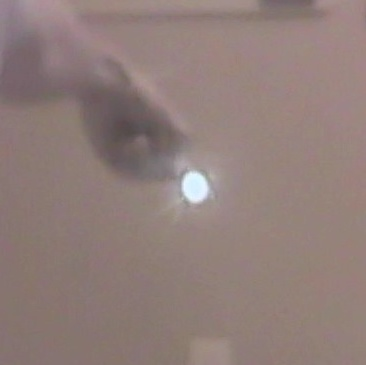
#> input picture ir copy.jpg, 366 x 365 px, given in place of the camera
$ python cam.py
#> lines starting #> are read from the running program, lines starting #| are printed output that depends on the picture; after the words box and inside, x2 and y2 are one past the last pixel; in counts of white or black regions, pixels touching at a corner belong together
import numpy as np
import cv2

cap = cv2.VideoCapture(1)

# take first frame of the video
ret,frame = cap.read()
#> frame is the input picture: shape (365, 366, 3); mean B, G, R 121.6, 125.8, 144.3

# setup initial location of window
r,h,c,w = 25,80,40,125  # simply hardcoded the values
track_window = (c,r,w,h)

# set up the ROI for tracking
roi = frame[r:r+h, c:c+w]
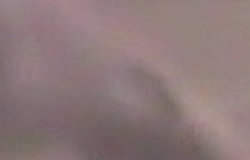
#> roi: shape (80, 125, 3) (shown 2 times larger); mean B, G, R 120.9, 120.5, 140.2
hsv_roi =  cv2.cvtColor(frame, cv2.COLOR_RGB2BGR)
mask = cv2.inRange(hsv_roi, np.array((0., 60.,32.)), np.array((180.,255.,255.)))
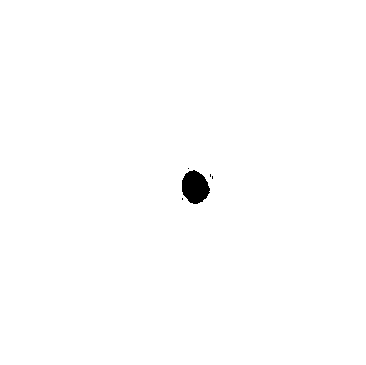
#> mask: shape (365, 366); 99.5% white; 5 black regions (4 under 20 px), largest, box (x1, y1, x2, y2) and area: (182, 170, 210, 204) 698
roi_hist = cv2.calcHist([hsv_roi],[0],mask,[180],[0,180])
#> roi_hist = 180 values, max 6089 at index 152, min 0 at index 0, mean 738.2
cv2.normalize(roi_hist,roi_hist,0,255,cv2.NORM_MINMAX)

# Setup the termination criteria, either 10 iteration or move by atleast 1 pt
term_crit = ( cv2.TERM_CRITERIA_EPS | cv2.TERM_CRITERIA_COUNT, 10, 1 )

while(1):
    ret ,frame = cap.read()

    if ret == True:
        hsv = cv2.cvtColor(frame, cv2.COLOR_BGR2HSV)
#> hsv: shape (365, 366, 3); mean H, S, V 32.4, 41.5, 144.4
        dst = cv2.calcBackProject([hsv],[0],roi_hist,[0,180],1)
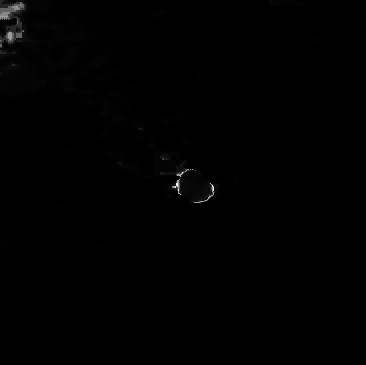
#> dst: shape (365, 366); min 0, max 237, mean 0.9

        # apply meanshift to get the new location
        ret, track_window = cv2.CamShift(dst, track_window, term_crit)
#> ret = ((39.5, 41), (71.21, 111.1), 136.1); track_window = (0, 0, 79, 82)

        # Draw it on image
        pts = cv2.boxPoints(ret)
#> pts = [[26.68, -23.72], [103.7, 56.37], [52.32, 105.7], [-24.66, 25.63]]
        pts = np.int0(pts)
#> pts = [[26, -23], [103, 56], [52, 105], [-24, 25]]
        #img2 = cv2.polylines(frame,[pts],True, 255,2)
        cv2.namedWindow('img2',cv2.WINDOW_NORMAL)
        cv2.imshow('img2',frame)

        k = cv2.waitKey(90) & 0xff
#> (key Esc is pressed here)
        if k == 27:
            break
        else:
            cv2.imwrite(chr(k)+".jpg",frame)

    else:
        break

cv2.destroyAllWindows()
cap.release()

$ run again, on ir.jpg
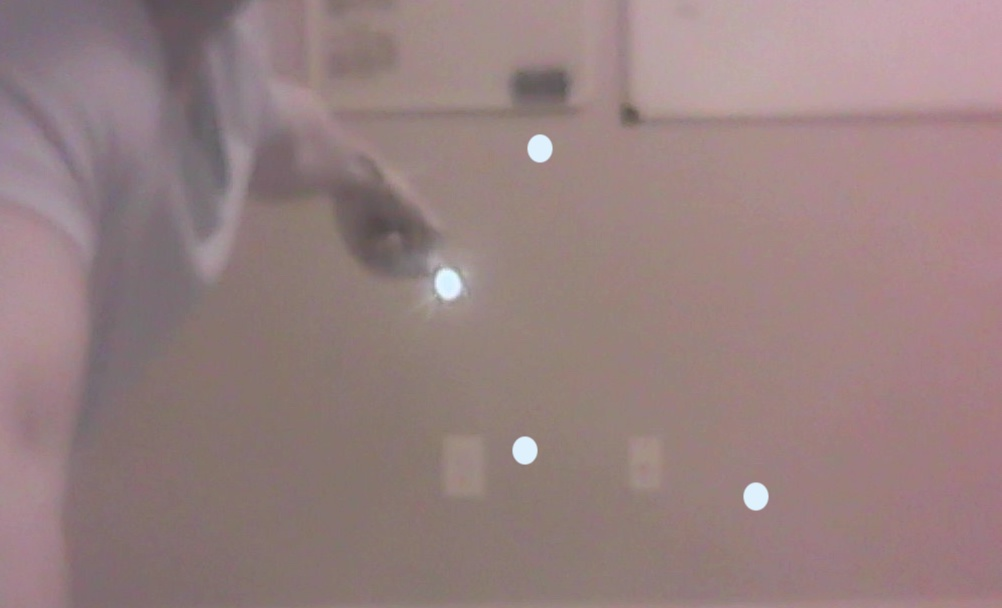
#> input picture ir.jpg, 1002 x 608 px, given in place of the camera
#> frame is the input picture: shape (608, 1002, 3); mean B, G, R 128.2, 128.3, 150.6
#> `mask = cv2.inRange(hsv_roi, np.array((0., 60.,32.)), np.array((180.,25..`:
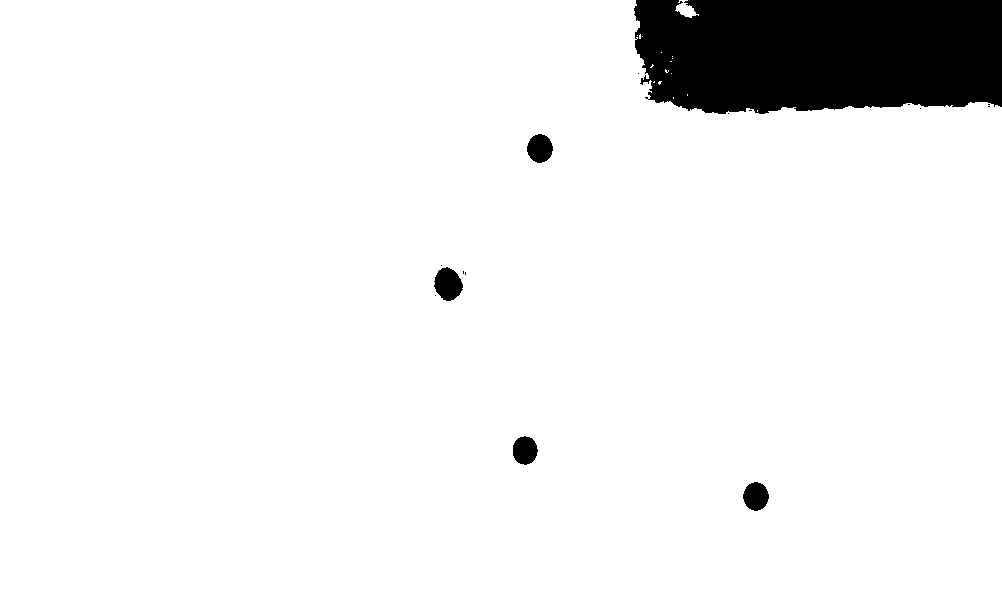
#> mask: shape (608, 1002); 93.3% white; 16 black regions (11 under 20 px), largest, box (x1, y1, x2, y2) and area: (634, 0, 1002, 114) 38532, (434, 267, 463, 301) 703, (527, 134, 553, 163) 571, (743, 482, 769, 511) 566, (513, 436, 538, 465) 556
#> roi_hist = 180 values, max 17185 at index 156, min 0 at index 0, mean 3154.1
#> hsv: shape (608, 1002, 3); mean H, S, V 79.7, 42.1, 150.7
#> `dst = cv2.calcBackProject([hsv],[0],roi_hist,[0,180],1)`:
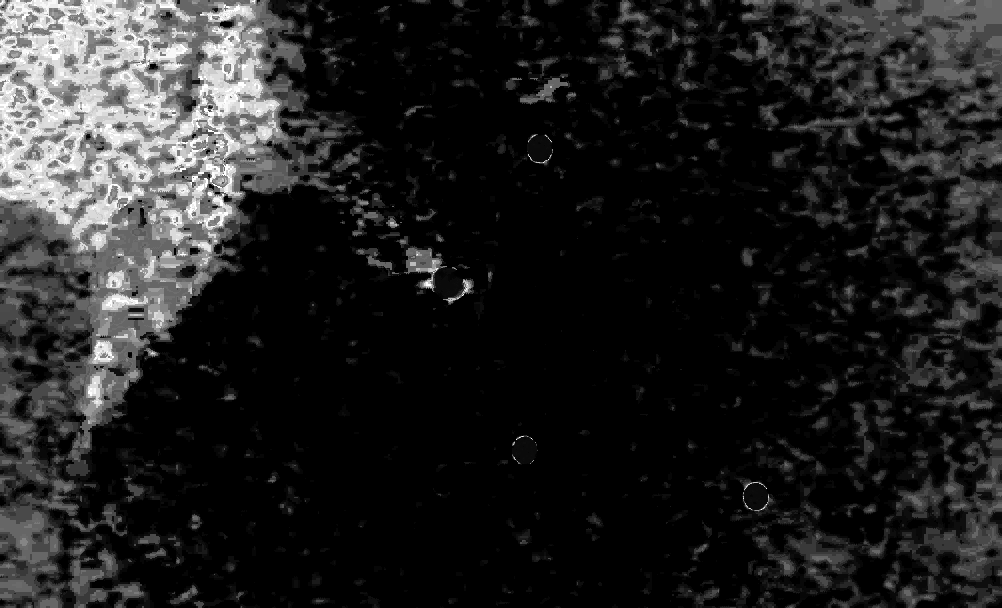
#> dst: shape (608, 1002); min 0, max 255, mean 33.5
#> ret = ((85, 58.5), (115, 166.2), 90.33); track_window = (1, 0, 168, 117)
#> `pts = cv2.boxPoints(ret)`: pts = [[2.23, 0.507], [168.4, 1.46], [167.8, 116.5], [1.57, 115.5]]
#> `pts = np.int0(pts)`: pts = [[2, 0], [168, 1], [167, 116], [1, 115]]
